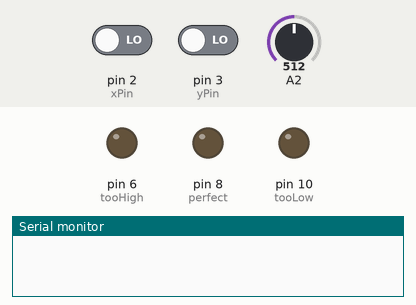
The sketch below on a simulated Arduino Uno, built with avr-gcc and run on an emulated ATmega328P. On the bench: output pins drawn as LEDs (lit = HIGH), the last lines printed to the serial monitor. The test bench sets the inputs (shaded band); at power-on: A2 = 512, pin 2 (xPin) LOW, pin 3 (yPin) LOW.

Above: at 1.2 s.
1.3 s: A2 set to 697
At 3.2 s:
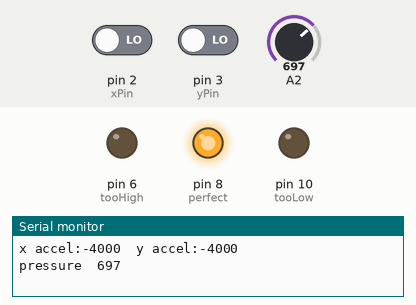
3.5 s: A2 set to 726
5.0 s: A2 set to 306
At 8.4 s:
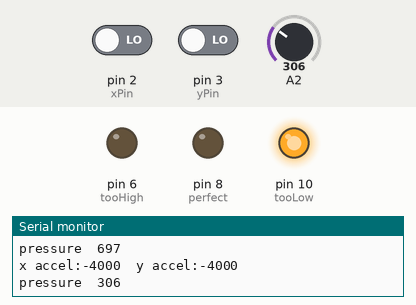
Timing chart, 0 to 9.9 s (numbered marks = the images above; inputs shaded):
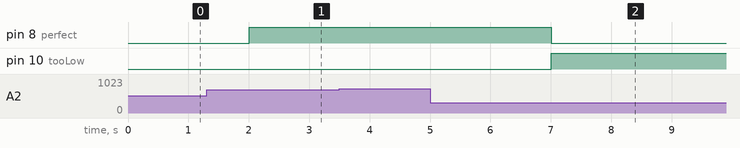

Measured:
- after the input at 3.5 s, every drawn part: stays the same
- after the input at 5.0 s, pin 6 (tooHigh): stays LOW (without the input it goes to HIGH after 2.0 s); pin 10 (tooLow): LOW → HIGH after 2.0 s

The sketch:

ProbeCode.ino
```cpp
const int xPin = 2;     // X output of the accelerometer
const int yPin = 3;
const int idealPressure = 610;
const int errorMargin = 100;
const int tooLow = 10;
const int perfect = 8;
const int tooHigh = 6;


void setup() {
  // initialize serial communications:
  Serial.begin(9600);
  // initialize the pins connected to the accelerometer as inputs:
  pinMode(xPin, INPUT);
  pinMode(yPin, INPUT);
  pinMode(tooLow, OUTPUT);
  pinMode(tooHigh, OUTPUT);
  pinMode(perfect, OUTPUT);

}

void loop() {
   // variables to read the pulse widths:
  int pulseX, pulseY;
  // variables to contain the resulting accelerations
  int accelerationX, accelerationY;

  // read pulse from x- and y-axes:
  pulseX = pulseIn(xPin, HIGH);
  pulseY = pulseIn(yPin, HIGH);

  // convert the pulse width into acceleration
  // accelerationX and accelerationY are in milli-g's:
  // Earth's gravity is 1000 milli-g's, or 1 g.
  accelerationX = ((pulseX / 10) - 500) * 8;
  accelerationY = ((pulseY / 10) - 500) * 8;

  //pressure sensing
  int sum = 0;
  int count = 0;
  int sensorValue = 0;
  while (count < 30) {
    sensorValue = analogRead(A2);
    sum = sum + sensorValue;
    count = count + 1;
  }

  //light feedback
  if (sum/count > (idealPressure + errorMargin)) {
    digitalWrite(perfect, LOW);
    digitalWrite(tooLow, LOW);
    digitalWrite(tooHigh, HIGH);
  } else if (sum/count < (idealPressure - errorMargin)) {
    digitalWrite(perfect, LOW);
    digitalWrite(tooLow, HIGH);
    digitalWrite(tooHigh, LOW);
  } else {
    digitalWrite(perfect, HIGH);
    digitalWrite(tooLow, LOW);
    digitalWrite(tooHigh, LOW);
  }


  // print the acceleration
  Serial.print("x accel:");
  Serial.print(accelerationX);
  // print a tab character:
  Serial.print("\t");
  Serial.print("y accel:");
  Serial.print(accelerationY);
  Serial.println();
  Serial.print("pressure");
  Serial.print("\t");
  Serial.println(sum/count);


  delay(3000);

}
```
